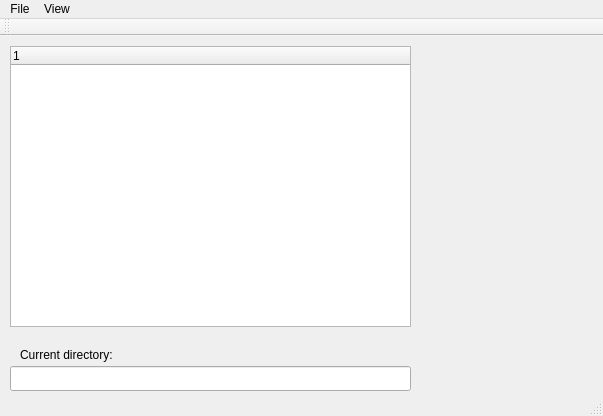
<?xml version="1.0" encoding="UTF-8"?>
<ui version="4.0">
 <class>MainWindow</class>
 <widget class="QMainWindow" name="MainWindow">
  <property name="geometry">
   <rect>
    <x>0</x>
    <y>0</y>
    <width>603</width>
    <height>416</height>
   </rect>
  </property>
  <property name="windowTitle">
   <string>MainWindow</string>
  </property>
  <widget class="QWidget" name="centralWidget">
   <widget class="QTreeWidget" name="treeWidget">
    <property name="geometry">
     <rect>
      <x>10</x>
      <y>10</y>
      <width>401</width>
      <height>281</height>
     </rect>
    </property>
    <column>
     <property name="text">
      <string notr="true">1</string>
     </property>
    </column>
   </widget>
   <widget class="QLineEdit" name="lineEdit">
    <property name="enabled">
     <bool>true</bool>
    </property>
    <property name="geometry">
     <rect>
      <x>10</x>
      <y>330</y>
      <width>401</width>
      <height>25</height>
     </rect>
    </property>
    <property name="text">
     <string/>
    </property>
   </widget>
   <widget class="QLabel" name="label">
    <property name="geometry">
     <rect>
      <x>20</x>
      <y>310</y>
      <width>151</width>
      <height>17</height>
     </rect>
    </property>
    <property name="text">
     <string>Current directory:</string>
    </property>
   </widget>
  </widget>
  <widget class="QMenuBar" name="menuBar">
   <property name="geometry">
    <rect>
     <x>0</x>
     <y>0</y>
     <width>603</width>
     <height>21</height>
    </rect>
   </property>
   <widget class="QMenu" name="menu">
    <property name="title">
     <string>File</string>
    </property>
    <addaction name="format"/>
    <addaction name="separator"/>
    <addaction name="createFile"/>
    <addaction name="createFolder"/>
    <addaction name="separator"/>
    <addaction name="exit"/>
   </widget>
   <widget class="QMenu" name="menu_2">
    <property name="title">
     <string>View</string>
    </property>
    <addaction name="action_5"/>
   </widget>
   <addaction name="menu"/>
   <addaction name="menu_2"/>
  </widget>
  <widget class="QToolBar" name="mainToolBar">
   <attribute name="toolBarArea">
    <enum>TopToolBarArea</enum>
   </attribute>
   <attribute name="toolBarBreak">
    <bool>false</bool>
   </attribute>
  </widget>
  <widget class="QStatusBar" name="statusBar"/>
  <action name="format">
   <property name="text">
    <string>Formatting new filesystem</string>
   </property>
  </action>
  <action name="createFile">
   <property name="text">
    <string>Create file</string>
   </property>
  </action>
  <action name="createFolder">
   <property name="text">
    <string>Create directory</string>
   </property>
  </action>
  <action name="action_5">
   <property name="text">
    <string>Expand tree</string>
   </property>
  </action>
  <action name="exit">
   <property name="text">
    <string>Exit</string>
   </property>
  </action>
 </widget>
 <layoutdefault spacing="6" margin="11"/>
 <resources/>
 <connections/>
</ui>
